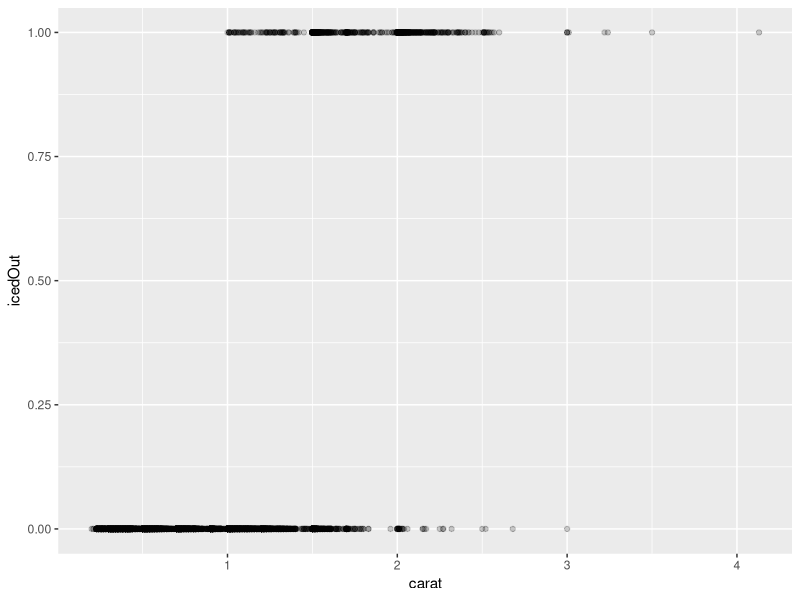
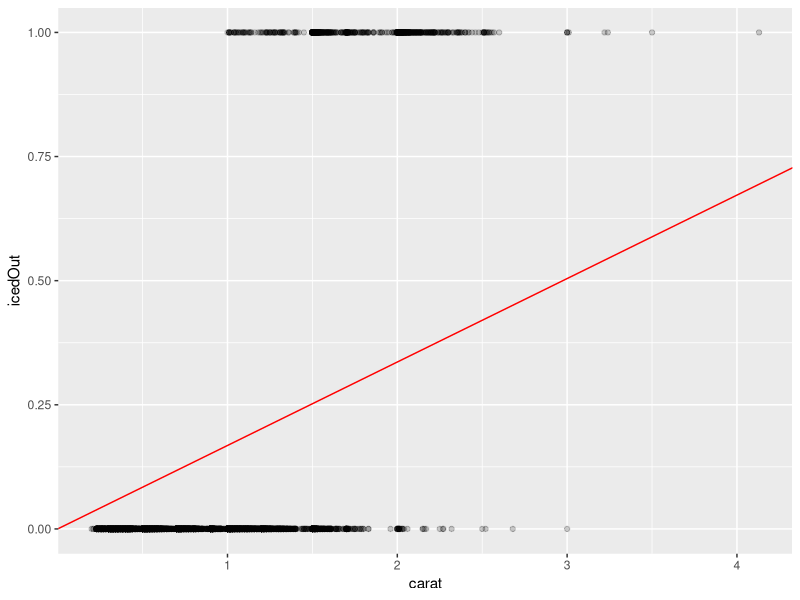

Recreate these plots in R, in order.
#' Author: Ted Kwartler
#' Date: 7-4-2018
#' Purpose: What happens when regression is applied to a binary outcome?
#' 

# libs
library(ggplot2)
library(dplyr)

# wd
setwd("~/HarvardSummerAdmin2018/Lessons/3_July18-Reg_LogReg/day3_data")

# Data
data('diamonds')

# Convert to binary
diamonds$icedOut <- ifelse(diamonds$price >= 11000,1, 0)
diamonds$price <- NULL

set.seed(1234)
sampDiamonds <- sample_n(diamonds, 10000)

# Remember this?
p <- ggplot(sampDiamonds, aes(carat, icedOut)) +geom_point(alpha=0.2)
p

# Since we see a relationship let's make a linear model to predict prices
fit <- lm(icedOut ~ carat + 0, sampDiamonds)
coefficients(fit)

# Add out model predictions; does this look like a good fit?
p <- p + geom_abline(intercept =  0, slope = 0.1681, color='red')
p

# Suppose you *could* get a 12 carat diamond
hopeDiamond <- data.frame(carat = 12)
gettingCrunk <- predict(fit, hopeDiamond)

# 1= Yes, the diamonds is more than $11k; 0 means no.  What does this mean?  We must have used the wrong method!
gettingCrunk

# End